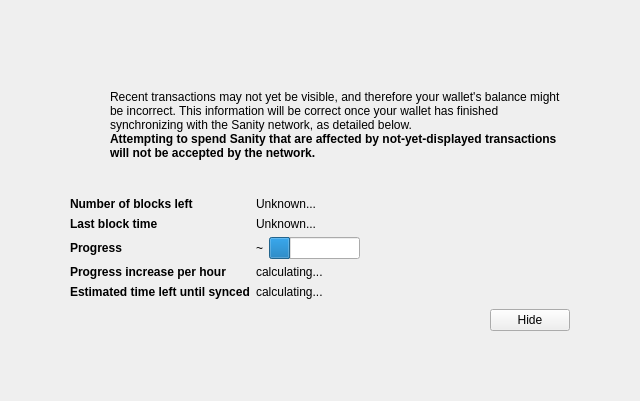
<?xml version="1.0" encoding="UTF-8"?>
<ui version="4.0">
 <class>ModalOverlay</class>
 <widget class="ModalOverlay" name="ModalOverlay">
  <property name="geometry">
   <rect>
    <x>0</x>
    <y>0</y>
    <width>640</width>
    <height>401</height>
   </rect>
  </property>
  <property name="windowTitle">
   <string>Form</string>
  </property>
  <layout class="QVBoxLayout" name="verticalLayout" stretch="0">
   <property name="sizeConstraint">
    <enum>QLayout::SetDefaultConstraint</enum>
   </property>
   <property name="leftMargin">
    <number>0</number>
   </property>
   <property name="topMargin">
    <number>0</number>
   </property>
   <property name="rightMargin">
    <number>0</number>
   </property>
   <property name="bottomMargin">
    <number>0</number>
   </property>
   <item>
    <widget class="QWidget" name="bgWidget" native="true">
     <property name="styleSheet">
      <string notr="true"/>
     </property>
     <layout class="QVBoxLayout" name="verticalLayoutMain" stretch="0">
      <property name="leftMargin">
       <number>60</number>
      </property>
      <property name="topMargin">
       <number>60</number>
      </property>
      <property name="rightMargin">
       <number>60</number>
      </property>
      <property name="bottomMargin">
       <number>60</number>
      </property>
      <item>
       <widget class="QWidget" name="contentWidget" native="true">
        <property name="styleSheet">
         <string notr="true"/>
        </property>
        <layout class="QVBoxLayout" name="verticalLayoutSub" stretch="1,0,0,0,0">
         <property name="spacing">
          <number>0</number>
         </property>
         <property name="leftMargin">
          <number>10</number>
         </property>
         <property name="topMargin">
          <number>10</number>
         </property>
         <property name="rightMargin">
          <number>10</number>
         </property>
         <property name="bottomMargin">
          <number>10</number>
         </property>
         <item>
          <layout class="QHBoxLayout" name="horizontalLayoutIconText" stretch="0,1">
           <property name="topMargin">
            <number>20</number>
           </property>
           <item>
            <layout class="QVBoxLayout" name="verticalLayoutIcon">
             <property name="leftMargin">
              <number>0</number>
             </property>
             <item>
              <widget class="QPushButton" name="warningIcon">
               <property name="enabled">
                <bool>false</bool>
               </property>
               <property name="text">
                <string/>
               </property>
               <property name="icon">
                <iconset>
                 <normaloff>:/icons/warning</normaloff>
                 <disabledoff>:/icons/warning</disabledoff>:/icons/warning</iconset>
               </property>
               <property name="iconSize">
                <size>
                 <width>48</width>
                 <height>48</height>
                </size>
               </property>
               <property name="flat">
                <bool>true</bool>
               </property>
              </widget>
             </item>
             <item>
              <spacer name="verticalSpacerWarningIcon">
               <property name="orientation">
                <enum>Qt::Vertical</enum>
               </property>
               <property name="sizeHint" stdset="0">
                <size>
                 <width>20</width>
                 <height>40</height>
                </size>
               </property>
              </spacer>
             </item>
            </layout>
           </item>
           <item>
            <layout class="QVBoxLayout" name="verticalLayoutInfoText">
             <property name="leftMargin">
              <number>0</number>
             </property>
             <property name="topMargin">
              <number>0</number>
             </property>
             <item>
              <widget class="QLabel" name="infoText">
               <property name="text">
                <string>Recent transactions may not yet be visible, and therefore your wallet's balance might be incorrect. This information will be correct once your wallet has finished synchronizing with the Sanity network, as detailed below.</string>
               </property>
               <property name="textFormat">
                <enum>Qt::RichText</enum>
               </property>
               <property name="wordWrap">
                <bool>true</bool>
               </property>
              </widget>
             </item>
             <item>
              <widget class="QLabel" name="infoTextStrong">
               <property name="font">
                <font>
                 <weight>75</weight>
                 <bold>true</bold>
                </font>
               </property>
               <property name="text">
                <string>Attempting to spend Sanity that are affected by not-yet-displayed transactions will not be accepted by the network.</string>
               </property>
               <property name="textFormat">
                <enum>Qt::RichText</enum>
               </property>
               <property name="wordWrap">
                <bool>true</bool>
               </property>
              </widget>
             </item>
             <item>
              <spacer name="verticalSpacerInTextSpace">
               <property name="orientation">
                <enum>Qt::Vertical</enum>
               </property>
               <property name="sizeHint" stdset="0">
                <size>
                 <width>20</width>
                 <height>40</height>
                </size>
               </property>
              </spacer>
             </item>
            </layout>
           </item>
          </layout>
         </item>
         <item>
          <spacer name="verticalSpacerAfterText">
           <property name="orientation">
            <enum>Qt::Vertical</enum>
           </property>
           <property name="sizeHint" stdset="0">
            <size>
             <width>20</width>
             <height>40</height>
            </size>
           </property>
          </spacer>
         </item>
         <item>
          <layout class="QFormLayout" name="formLayout">
           <property name="fieldGrowthPolicy">
            <enum>QFormLayout::FieldsStayAtSizeHint</enum>
           </property>
           <property name="horizontalSpacing">
            <number>6</number>
           </property>
           <property name="verticalSpacing">
            <number>6</number>
           </property>
           <property name="topMargin">
            <number>10</number>
           </property>
           <item row="0" column="0">
            <widget class="QLabel" name="labelNumberOfBlocksLeft">
             <property name="font">
              <font>
               <weight>75</weight>
               <bold>true</bold>
              </font>
             </property>
             <property name="text">
              <string>Number of blocks left</string>
             </property>
            </widget>
           </item>
           <item row="0" column="1">
            <widget class="QLabel" name="numberOfBlocksLeft">
             <property name="text">
              <string>Unknown...</string>
             </property>
            </widget>
           </item>
           <item row="1" column="0">
            <widget class="QLabel" name="labelLastBlockTime">
             <property name="font">
              <font>
               <weight>75</weight>
               <bold>true</bold>
              </font>
             </property>
             <property name="text">
              <string>Last block time</string>
             </property>
            </widget>
           </item>
           <item row="1" column="1">
            <widget class="QLabel" name="newestBlockDate">
             <property name="sizePolicy">
              <sizepolicy hsizetype="Maximum" vsizetype="Preferred">
               <horstretch>0</horstretch>
               <verstretch>0</verstretch>
              </sizepolicy>
             </property>
             <property name="text">
              <string>Unknown...</string>
             </property>
            </widget>
           </item>
           <item row="2" column="0">
            <widget class="QLabel" name="labelSyncDone">
             <property name="font">
              <font>
               <weight>75</weight>
               <bold>true</bold>
              </font>
             </property>
             <property name="text">
              <string>Progress</string>
             </property>
            </widget>
           </item>
           <item row="2" column="1">
            <layout class="QHBoxLayout" name="horizontalLayoutSync" stretch="0,1">
             <item>
              <widget class="QLabel" name="percentageProgress">
               <property name="text">
                <string>~</string>
               </property>
              </widget>
             </item>
             <item>
              <widget class="QProgressBar" name="progressBar">
               <property name="value">
                <number>24</number>
               </property>
               <property name="format">
                <string/>
               </property>
              </widget>
             </item>
            </layout>
           </item>
           <item row="4" column="0">
            <widget class="QLabel" name="labelProgressIncrease">
             <property name="font">
              <font>
               <weight>75</weight>
               <bold>true</bold>
              </font>
             </property>
             <property name="text">
              <string>Progress increase per hour</string>
             </property>
            </widget>
           </item>
           <item row="4" column="1">
            <widget class="QLabel" name="progressIncreasePerH">
             <property name="text">
              <string>calculating...</string>
             </property>
            </widget>
           </item>
           <item row="5" column="0">
            <widget class="QLabel" name="labelEstimatedTimeLeft">
             <property name="font">
              <font>
               <weight>75</weight>
               <bold>true</bold>
              </font>
             </property>
             <property name="text">
              <string>Estimated time left until synced</string>
             </property>
            </widget>
           </item>
           <item row="5" column="1">
            <widget class="QLabel" name="expectedTimeLeft">
             <property name="text">
              <string>calculating...</string>
             </property>
            </widget>
           </item>
          </layout>
         </item>
         <item>
          <layout class="QHBoxLayout" name="horizontalLayoutButtons">
           <property name="leftMargin">
            <number>10</number>
           </property>
           <property name="topMargin">
            <number>10</number>
           </property>
           <item>
            <spacer name="horizontalSpacer">
             <property name="orientation">
              <enum>Qt::Horizontal</enum>
             </property>
             <property name="sizeHint" stdset="0">
              <size>
               <width>40</width>
               <height>20</height>
              </size>
             </property>
            </spacer>
           </item>
           <item>
            <widget class="QPushButton" name="closeButton">
             <property name="text">
              <string>Hide</string>
             </property>
            </widget>
           </item>
          </layout>
         </item>
         <item>
          <layout class="QVBoxLayout" name="verticalLayout_2">
           <item>
            <spacer name="verticalSpacer">
             <property name="orientation">
              <enum>Qt::Vertical</enum>
             </property>
             <property name="sizeHint" stdset="0">
              <size>
               <width>20</width>
               <height>40</height>
              </size>
             </property>
            </spacer>
           </item>
          </layout>
         </item>
        </layout>
       </widget>
      </item>
     </layout>
    </widget>
   </item>
  </layout>
 </widget>
 <customwidgets>
  <customwidget>
   <class>ModalOverlay</class>
   <extends>QWidget</extends>
   <header>modaloverlay.h</header>
   <container>1</container>
  </customwidget>
 </customwidgets>
 <resources/>
 <connections/>
</ui>
